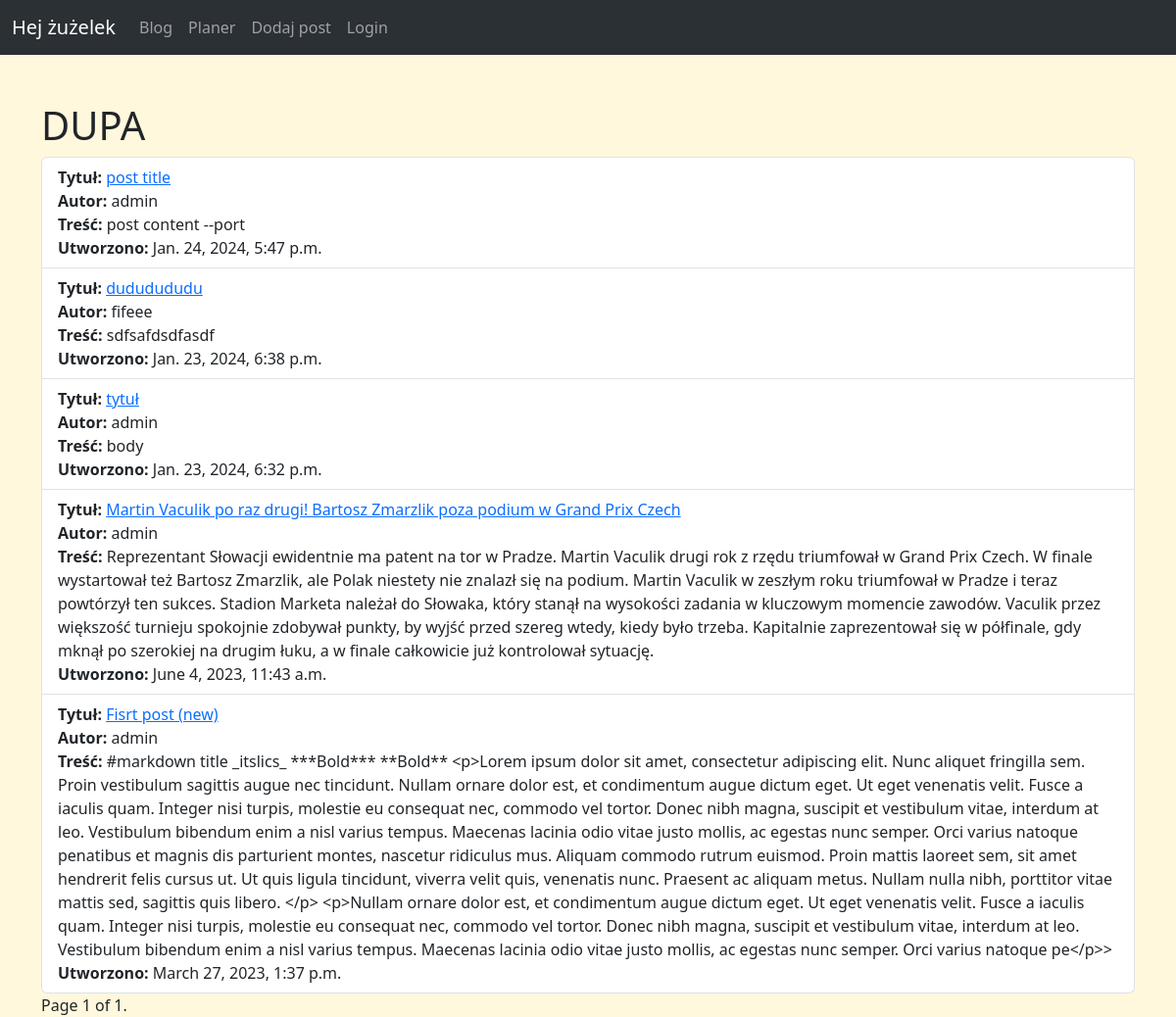
/blog/, run on an earlier commit of the app's database.
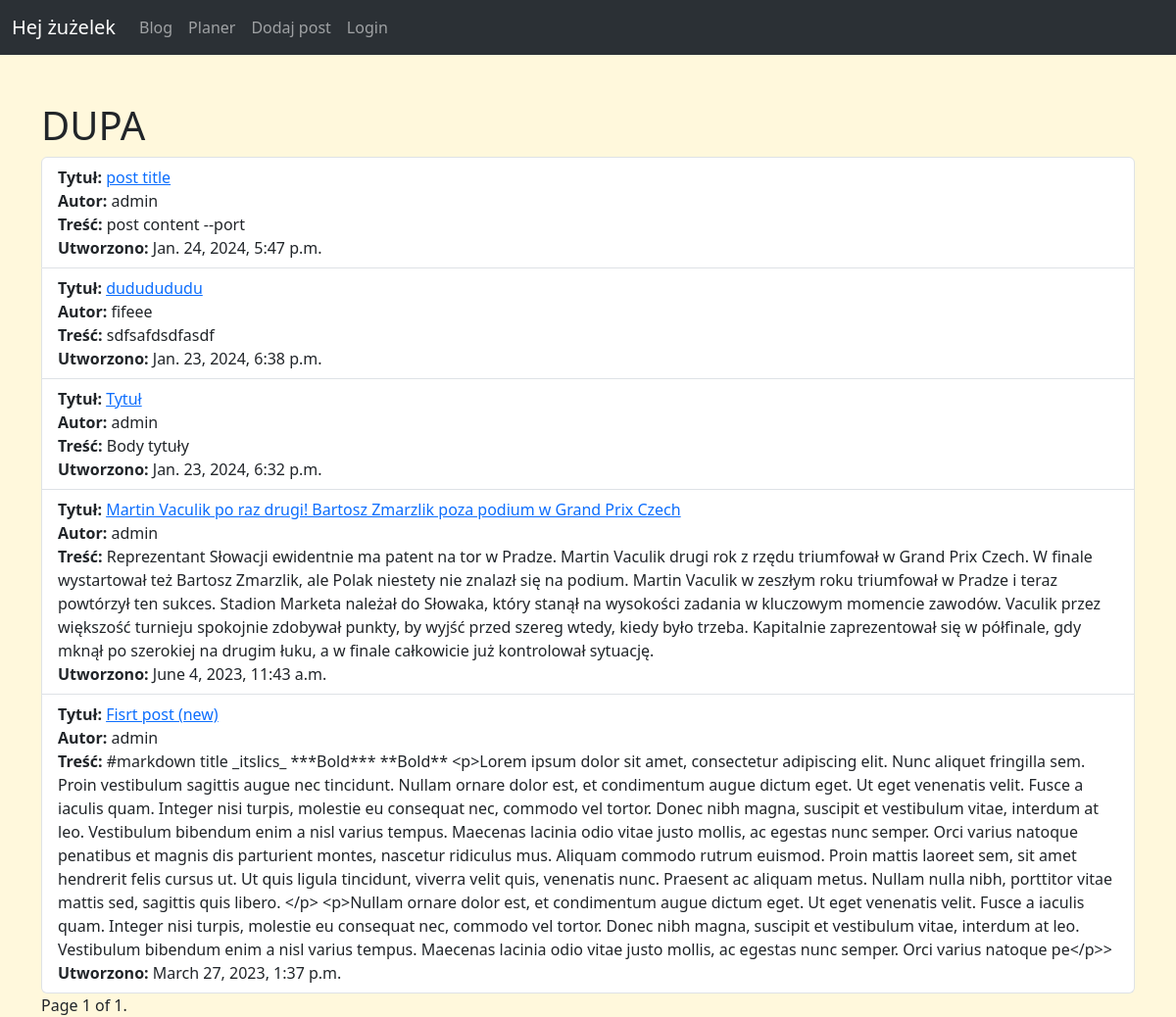
And on a later commit of the database.
### blog/models.py (models this page shows, shortened)
class Post(models.Model):
    title = models.CharField(max_length=255)
    author = models.ForeignKey(User, on_delete=models.CASCADE)
    slug = models.SlugField(null=True)
    body = models.TextField()
    created_at = models.DateTimeField(auto_now_add=True)
    updated_at = models.DateTimeField(auto_now=True)
    class Meta:
        ordering = ['-id']

### blog/views.py (the view)
# urls.py: path('', homeView.as_view(), name='blog_home'),
class homeView(ListView):
    model = Post
    template_name = 'blog/home.html'
    paginate_by = 5

### blog/templates/blog/home.html (shortened to what this page needs)
{% extends 'base.html' %}
{% load markdown_extras %}
{% block content %}
    <h1>DUPA</h1>
    <ul class="list-group">
        {% for post in post_list %}
            <li class="list-group-item">
                <b>Tytuł:</b> <a href="{% url 'details' post.slug %}">{{ post.title }}</a><br>
                <b>Autor:</b> {{ post.author }}<br>
                <b>Treść:</b> {{ post.body }}<br>
                <b>Utworzono:</b> {{ post.created_at }}<br>
            </li>
        {% endfor %}
    </ul>
    <div class="pagination">
    <span class="step-links">
        <span class="current">
            Page {{ page_obj.number }} of {{ page_obj.paginator.num_pages }}.
        </span>
    </span>
</div>
{% endblock %}

### templates/base.html (shortened to what this page needs)
{% load static %}
<!doctype html>
<html lang="en">
  <head>
    <link href="https://cdn.jsdelivr.net/npm/bootstrap@5.3.0-alpha1/dist/css/bootstrap.min.css" rel="stylesheet">
    <link rel="stylesheet" href="{% static 'blogasek/styles.css' %}">
  </head>
  <body>
    <nav class="navbar navbar-expand-lg bg-body-tertiary bg-dark"  data-bs-theme="dark">
      <div class="container-fluid">
        <a class="navbar-brand" href="#">Hej żużelek</a>
        <div class="collapse navbar-collapse" id="navbarNavAltMarkup">
          <div class="navbar-nav">
            <a class="nav-link" aria-current="page" href="{% url 'blog_home' %}">Blog</a>
          </div>
          <div class="navbar-nav">
            <a class="nav-link" aria-current="page" href="{% url 'calendar_home' %}">Planer</a>
          </div>
          <div class="navbar-nav">
            <a class="nav-link" aria-current="page" href="{% url 'add_post' %}">Dodaj post</a>
          </div>
          {% if user.is_authenticated %}
              <div class="navbar-nav">
                Logged as: {{ user.username }}
                <a href="{% url 'logout' %}">Wyloguj</a>
              </div>
          {% else %}
              <div class="navbar-nav">
                  <a class="nav-link" href="{% url 'login' %}">Login</a>
              </div>
          {% endif %}
      </div>
    </nav>
    <div class="container main-content">
        {% block content %}
        {% endblock %}
    </div>
  </body>
</html>

### blog/static/blogasek/styles.css (style rules this page uses)
body { background-color: cornsilk; }
.main-content { margin-top: 3rem; }
nav { color: ivory; }

What changed in the data, as far as the page shows it:
changed Post: title "tytuł" → "Tytuł"; body "body" → "Body tytuły"
